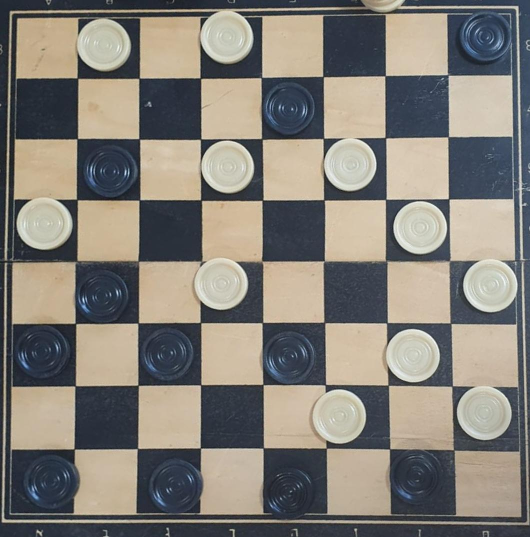
#> input picture bord2.jpeg, 1060 x 1074 px (shown at 1/2 size)
$ python houghlines.py
#> lines starting #> are read from the running program, lines starting #| are printed output that depends on the picture; after the words box and inside, x2 and y2 are one past the last pixel; in counts of white or black regions, pixels touching at a corner belong together
import cv2
import os
import numpy as np
from image_sample import Camera_API


# [7 lines of commented-out code are left out]


path = os.getcwd()
image = cv2.imread(path+"/bord2.jpeg")
#> image is the input picture: shape (1074, 1060, 3); mean B, G, R 120, 127.5, 131.9

# making a binary pictur
lwr = np.array([0, 0, 0])
upr = np.array([150, 150, 150]) #TODO: need to find optimal valus
msk = cv2.inRange(image, lwr, upr)
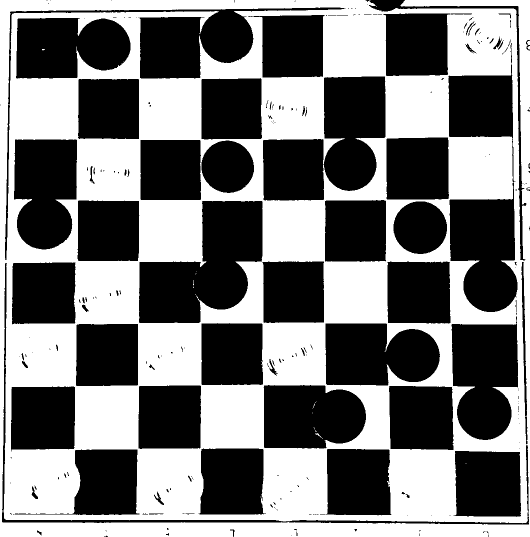
#> msk: shape (1074, 1060) (shown at 1/2 size); 47.1% white; 29 white regions (25 under 20 px), largest, box (x1, y1, x2, y2) and area: (0, 0, 1060, 1074) 535543, (1054, 81, 1060, 90) 41, (630, 866, 643, 876) 32, (1055, 92, 1060, 99) 27
cv2.imshow("msk", msk)
krn = cv2.getStructuringElement(cv2.MORPH_RECT, (50, 30))
dlt = cv2.dilate(msk, krn, iterations=5)
#> dlt: shape (1074, 1060); every value is 255
res = 255 - cv2.bitwise_and(dlt, msk)
ret, corners = cv2.findChessboardCorners(res, (7,7), None, flags=(cv2.CALIB_CB_FAST_CHECK +
                                                  cv2.CALIB_CB_ADAPTIVE_THRESH +
                                                  cv2.CALIB_CB_NORMALIZE_IMAGE))
#> ret = False; corners = None
cv2.drawChessboardCorners(image, (7,7), corners, ret)
cv2.imshow('img', image)
cv2.waitKey(500)


# Use canny edge detection
edges = cv2.Canny(res, 40, 150, None, 3)
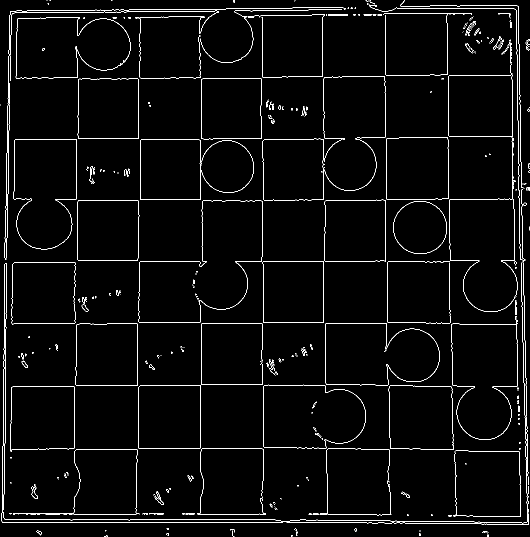
#> edges: shape (1074, 1060) (shown at 1/2 size); 2.7% white in thin lines or dots
edges = cv2.dilate(edges, None, iterations=3)
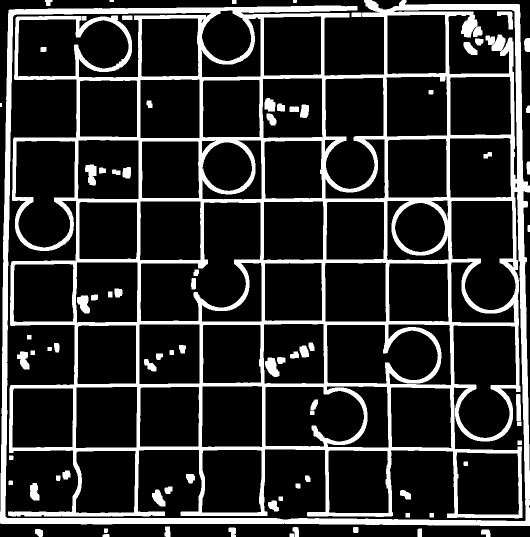
#> edges: shape (1074, 1060) (shown at 1/2 size); 18.4% white; 80 white regions, largest, box (x1, y1, x2, y2) and area: (0, 0, 1060, 1052) 193045, (530, 715, 559, 754) 730, (170, 329, 193, 371) 687

# Apply HoughLinesP method to
# to directly obtain line end points
lines_list =[]
lines = cv2.HoughLinesP(
            edges, # Input edge image
            1, # Distance resolution in pixels
            np.pi/180, # Angle resolution in radians
            threshold=800, # Min number of votes for valid line
            minLineLength=800, # Min allowed length of line
            maxLineGap=30 # Max allowed gap between line for joining them
            )
#> lines = 52 rows, first 6: [0, 1045, 1059, 1045], [0, 1044, 1059, 1044], [1034, 8, 1053, 1051], [1, 1046, 1059, 1046], [2, 1047, 20, 19], [0, 1043, 1059, 1043]

# Iterate over points and lines to the image
for points in lines:
      # Extracted points nested in the list
    x1,y1,x2,y2=points[0]
    # Draw the lines joing the points
    # On the original image
    cv2.line(image,(x1,y1),(x2,y2),(0,255,0),2)
    # Maintain a simples lookup list for points
    lines_list.append([(x1,y1),(x2,y2)])
#> this loop made 52 passes
#> (x1, y1, x2, y2) on passes 1 to 12: (0, 1045, 1059, 1045), (0, 1044, 1059, 1044), (1034, 8, 1053, 1051), (1, 1046, 1059, 1046), (2, 1047, 20, 19), (0, 1043, 1059, 1043), (524, 1047, 524, 13), (1034, 19, 1052, 1051), (1, 1047, 1059, 1047), (0, 1042, 1059, 1042), (1038, 9, 1056, 1051), (1036, 8, 1054, 1051)
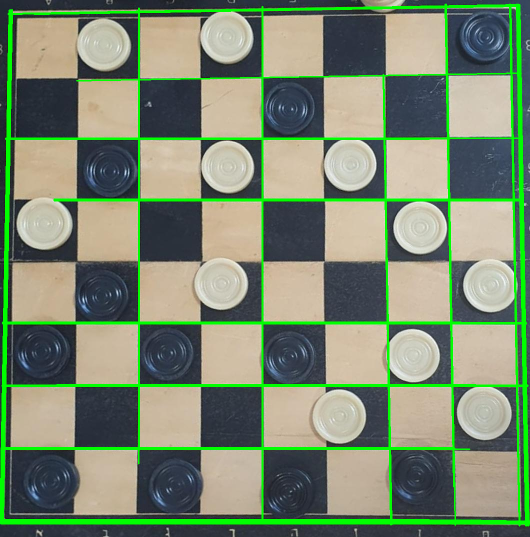
#> image: shape (1074, 1060, 3) (shown at 1/2 size); 7.58% of pixels changed, all inside (x1, y1, x2, y2) = (0, 7, 1060, 1053)
#> after the loop, lines_list = 52 items

# Save the result image
cv2.imwrite('detectedLines.png',image)

print("done")
